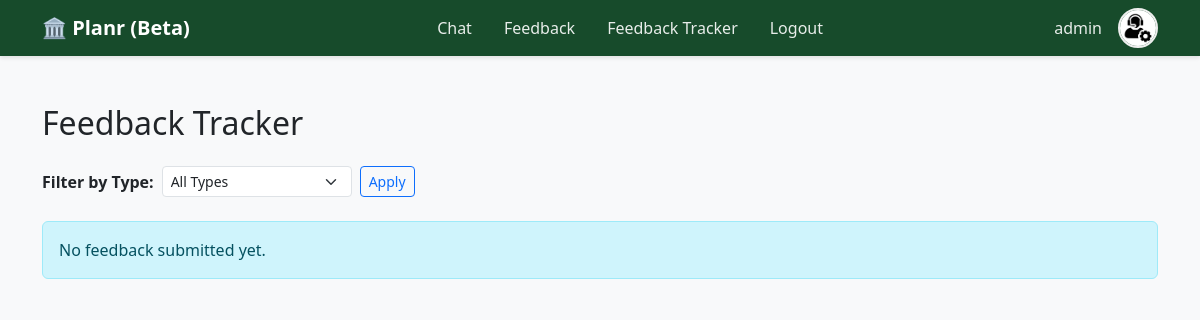
Page /feedback-tracker/ (signed in) on the earlier database version.
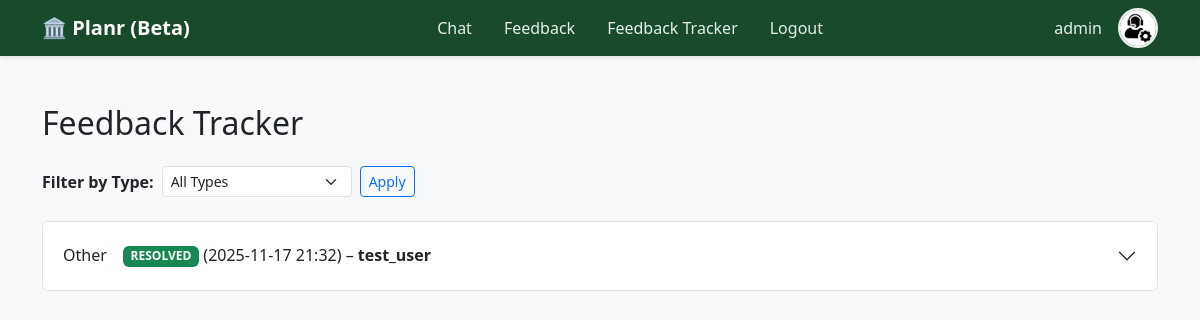
Same page on the later database version.
### dashboard/models.py (models this page shows, shortened)
class Feedback(models.Model):
    FEEDBACK_TYPE_CHOICES = [
        ('bug', 'Bug or Error'),
        ('suggestion', 'Feature Suggestion'),
        ('prompt', 'Prompt Issue'),
        ('ui', 'UI/UX Issue'),
        ('other', 'Other'),
    ]
    STATUS_CHOICES = [
        ('in_progress', 'In Progress'),
        ('resolved', 'Resolved'),
    ]
    user = models.ForeignKey(User, on_delete=models.CASCADE)
    feedback_type = models.CharField(
        max_length=15,
        choices=FEEDBACK_TYPE_CHOICES
    )
    llm_prompt = models.TextField(blank=True, help_text="Paste the prompt you used, if relevant.")
    llm_response = models.TextField(blank=True, help_text="Paste or describe the LLM's response, if relevant.")
    description = models.TextField(help_text="Describe your feedback in detail.")
    rating = models.PositiveSmallIntegerField(default=0, help_text="Rate your experience (1 - worst, 5 - best).")
    screenshot = models.ImageField(upload_to='feedback/', blank=True, null=True)
    transcript = models.FileField(upload_to='transcripts/', blank=True, null=True, help_text="Upload your chat transcript (TXT). Do not upload sensitive information.")
    status = models.CharField(
        max_length=20,
        choices=STATUS_CHOICES,
        default='in_progress'
    )
    admin_response = models.TextField(blank=True, null=True, help_text="Admin/staff response to feedback (if any).")
    created_at = models.DateTimeField(auto_now_add=True)

### dashboard/views.py (the view)
# urls.py: path('feedback-tracker/', views.feedback_tracker, name='feedback_tracker'),
@login_required
def feedback_tracker(request):
    feedback_type = request.GET.get('type', '')
    if request.user.is_staff:
        feedbacks = Feedback.objects.select_related('user').order_by('-created_at')
        if feedback_type and feedback_type in dict(Feedback.FEEDBACK_TYPE_CHOICES):
            feedbacks = feedbacks.filter(feedback_type=feedback_type)
    else:
        feedbacks = Feedback.objects.filter(user=request.user).order_by('-created_at')
    return render(request, 'feedback/feedback_tracker.html', {
        'feedbacks': feedbacks,
        'feedback_type': feedback_type,
        'FEEDBACK_TYPE_CHOICES': Feedback.FEEDBACK_TYPE_CHOICES,
    })

### dashboard/templates/feedback/feedback_tracker.html (shortened to what this page needs)
{% extends "base.html" %}
{% block content %}
<div class="container my-5">
    <h2 class="mb-4">Feedback Tracker</h2>
    {% if user.is_staff %}
      <form method="get" class="mb-4 d-flex gap-2 align-items-center">
        <label for="feedbackType" class="mb-0 fw-semibold">Filter by Type:</label>
        <select name="type" id="feedbackType" class="form-select form-select-sm" style="max-width:190px;">
            <option value="">All Types</option>
        </select>
        <button type="submit" class="btn btn-outline-primary btn-sm">Apply</button>
      </form>
    {% endif %}
    {% if feedbacks %}
      <div class="accordion" id="feedbackAccordion">
        {% for feedback in feedbacks %}
          <div class="accordion-item">
            <h2 class="accordion-header" id="heading{{ feedback.id }}">
              <button class="accordion-button collapsed" type="button" data-bs-toggle="collapse"
                      data-bs-target="#collapse{{ feedback.id }}" aria-expanded="false"
                      aria-controls="collapse{{ feedback.id }}">
                {{ feedback.get_feedback_type_display }}
                <span class="ms-3">
                  {% if feedback.status == "resolved" %}
                    <span class="badge bg-success">RESOLVED</span>
                  {% else %}
                    <span class="badge bg-warning text-dark">IN PROGRESS</span>
                  {% endif %}
                </span>
                <p>&nbsp</p>
                ({{ feedback.created_at|date:"Y-m-d H:i" }})
                {% if request.user.is_staff %}
                  –&nbsp<strong>{{ feedback.user.username }}</strong>
                {% endif %}
              </button>
            </h2>
          </div>
        {% endfor %}
      </div>
    {% else %}
      <div class="alert alert-info">No feedback submitted yet.</div>
    {% endif %}
</div>
{% endblock %}

Differences in the rows shown:
added Feedback: feedback_type "Other", status "RESOLVED", created_at "2025-11-17 21:32", user.username "test_user"
Other differences:
text no longer shown: "No feedback submitted yet."
